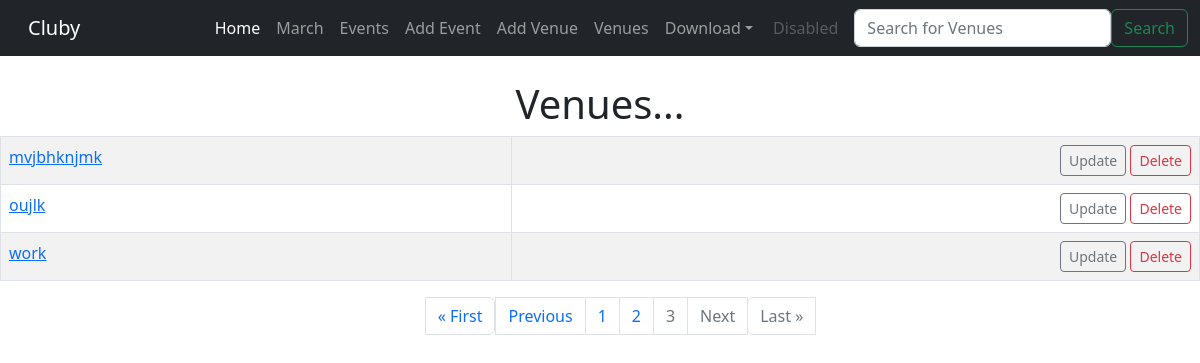
/list_venues?page=3, run on an earlier commit of the app's database.
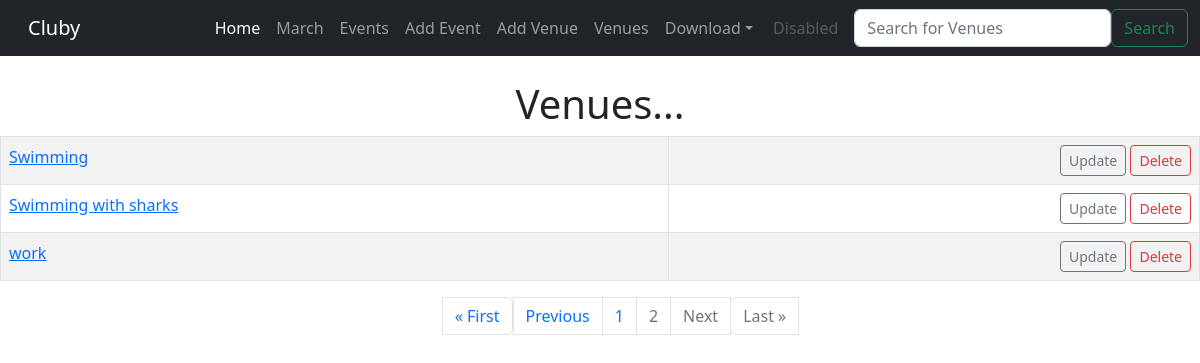
And on a later commit of the database.
### events/models.py (models this page shows)
class Venue(models.Model):
    name = models.CharField('Venue Name', max_length = 120)
    address = models.CharField(max_length = 300)
    zip_code = models.CharField('Zip Code', max_length = 15)
    phone = models.CharField('Contact Phone', max_length = 25, blank=True)
    web = models.URLField('Website Address', blank=True)
    email_address = models.EmailField('Email Address', blank=True)
    def __str__(self):
        return self.name

### events/views.py (the view)
# urls.py: path('list_venues', views.list_venues, name='list-venues'),
def list_venues(request):
    p = Paginator(Venue.objects.all().order_by('name'), 3)
    page = request.GET.get('page')
    venues = p.get_page(page)
    nums = "a" * venues.paginator.num_pages
    return render(request, 'events/venues.html', {
        'venues': venues,
        'nums': nums,
    })

### events/templates/events/venues.html
{% extends 'events/base.html' %}
{% block content %}
<center>
    <h1>Venues...</h1>
    <table class="table table-striped table-hover table-bordered">
        {% for venue in venues %}
            <tr>
                <td>
                    <a href="{% url 'show-venue' venue.id %}">{{ venue }}</a>
                    <br>
                </td>
                <td align="right">
                    <a href="{% url 'update-venue' venue.id %}" class="btn btn-outline-secondary btn-sm">Update</a>
                    <a href="{% url 'delete-venue' venue.id %}" class="btn btn-outline-danger btn-sm">Delete</a>
                </td>
            </tr>
        {% endfor %}
    </table>
        <nav aria-label="Page navigation example">
            <ul class="pagination justify-content-center">
                {% if venues.has_previous %}
                    <li class="page-item"><a class="page-link" href="?page=1">&laquo First</a></li>
                    <li class="page-item"><a class="page-link" href="?page={{ venues.previous_page_number }}">Previous</a></li>
                {% else %}
                    <li class="page-item disabled"><a class="page-link" href="">&laquo First</a></li>
                    <li class="page-item disabled"><a class="page-link" href="">Previous</a></li>
                {% endif %}
                {% for i in nums %}
                    {% if venues.number != forloop.counter %}
                        <li class="page-item"><a class="page-link" href="?page={{ forloop.counter }}">{{ forloop.counter }}</a></li>
                    {% else %}
                        <li class="page-item disabled"><a class="page-link" href="">{{ forloop.counter }}</a></li>
                    {% endif %}
                {% endfor %}
                {% if venues.has_next %}
                    <li class="page-item"><a class="page-link" href="?page={{ venues.next_page_number }}">Next</a></li>
                    <li class="page-item"><a class="page-link" href="?page={{ venues.paginator.num_pages }}">Last &raquo</a></li>
                {% else %}
                    <li class="page-item disabled"><a class="page-link" href="">Next</a></li>
                    <li class="page-item disabled"><a class="page-link" href="">Last &raquo</a></li>
                {% endif %}
            </ul>
        </nav>
</center>
{% endblock %}

What changed in the data, as far as the page shows it:
removed Venue: name "mvjbhknjmk"
removed Venue: name "oujlk"
now on this page (row unchanged): Venue: name "Swimming"
now on this page (row unchanged): Venue: name "Swimming with sharks"
Also different on the page:
list line gone: "2"
new list line: "2"
list line gone: "3"
